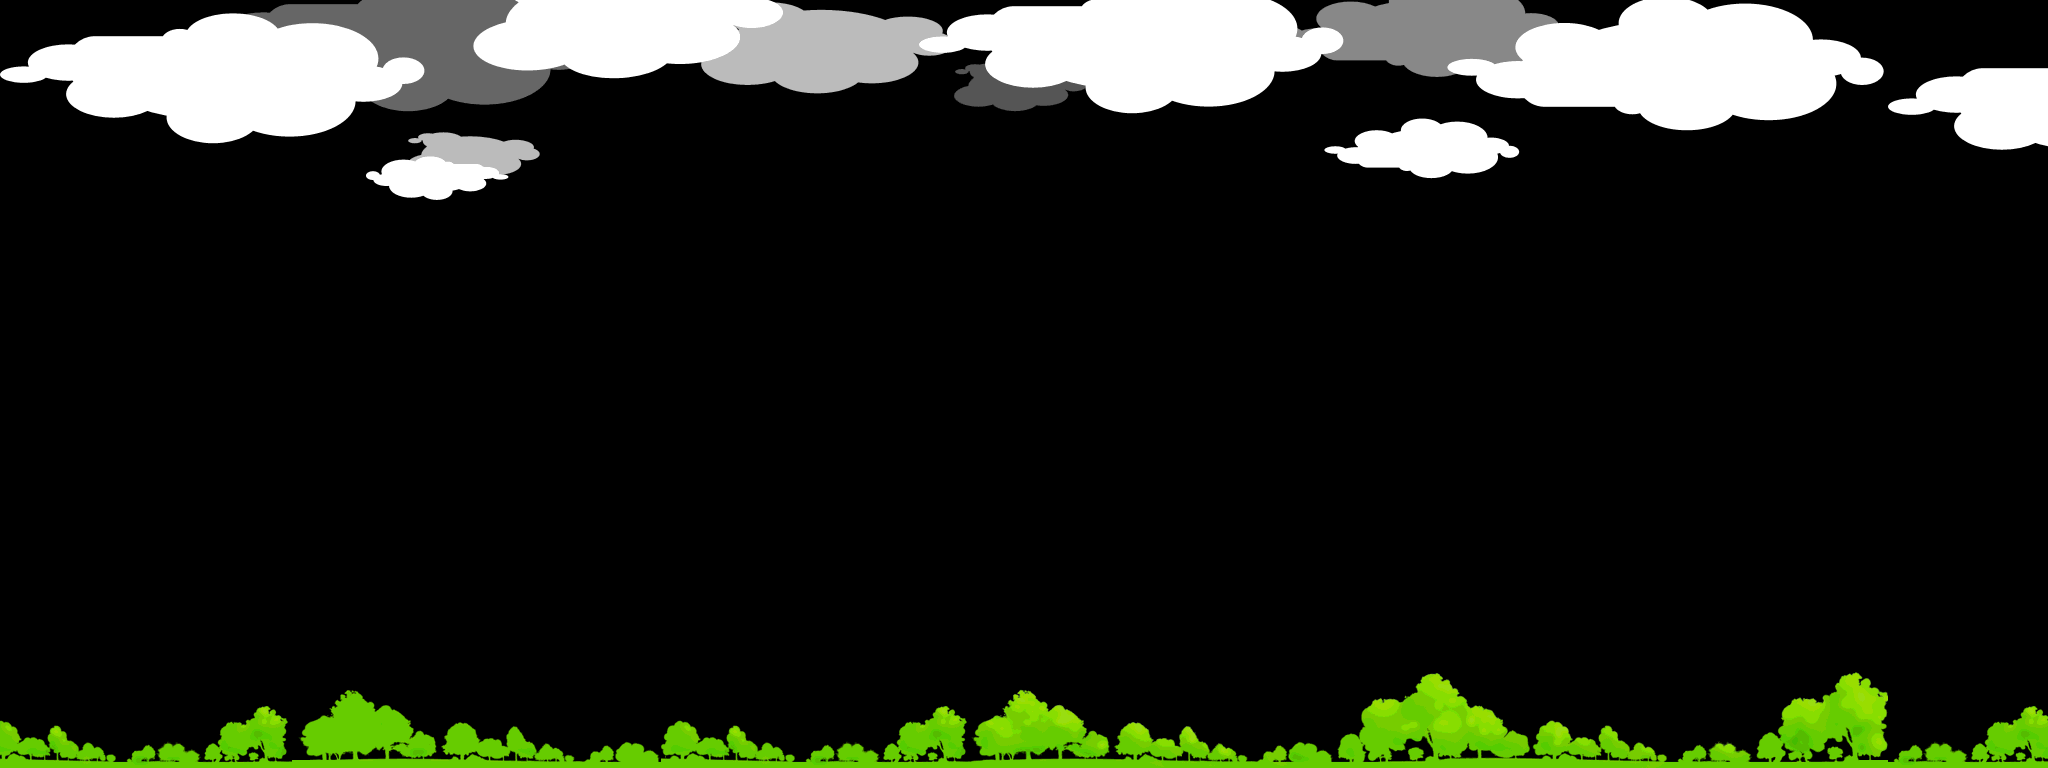

Rendered tile map (Tiled .tmx) drawn with the repository's tilesets; below, a short description and the map source with its tile grids summarised:
An orthogonal 64x24 tile map with 32x32 px tiles, 1 tile layer (Foreground).

<map version="1.0" orientation="orthogonal" width="64" height="24" tilewidth="32" tileheight="32">
 <tileset firstgid="1" name="grass_background" tilewidth="32" tileheight="32">
  <image source="grass_background.png" width="2048" height="1024" />
 </tileset>
 <layer name="Foreground" width="64" height="24">
  <data>[1536 cells, 650 non-empty, 595 distinct tile ids]</data>
 </layer>
</map>